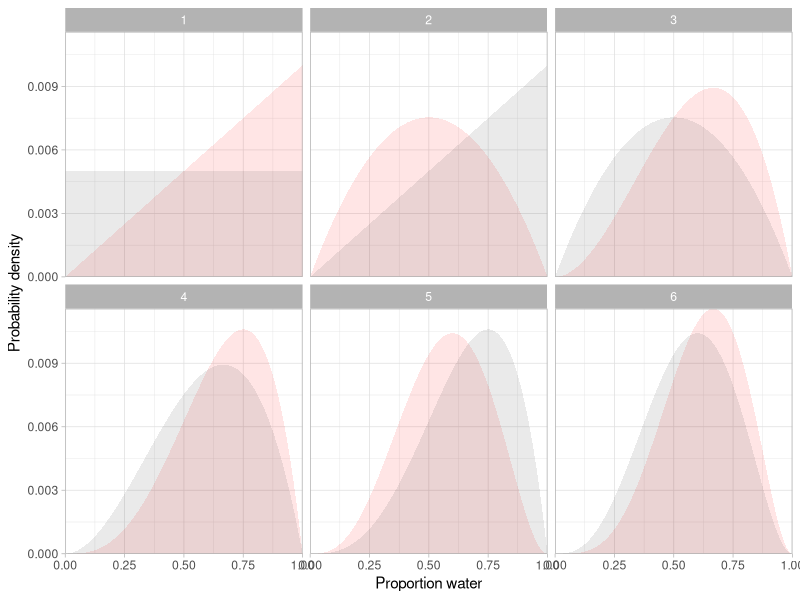
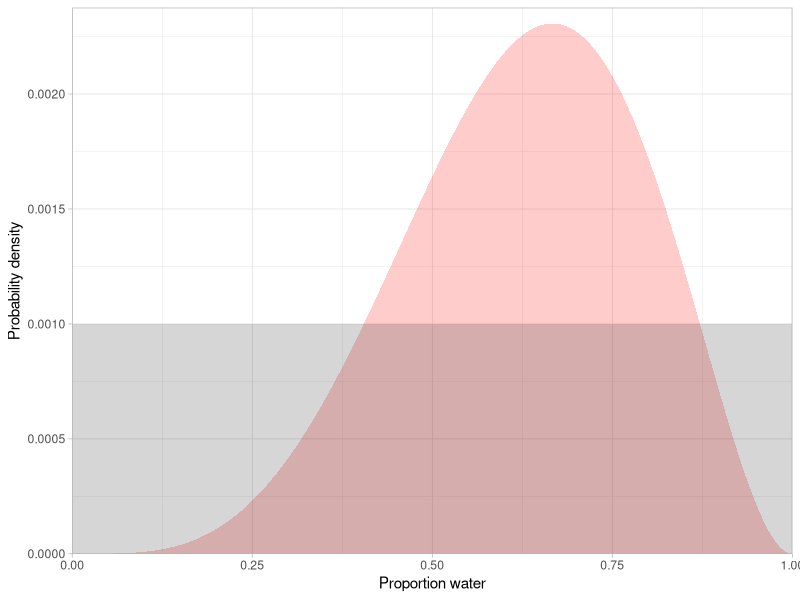
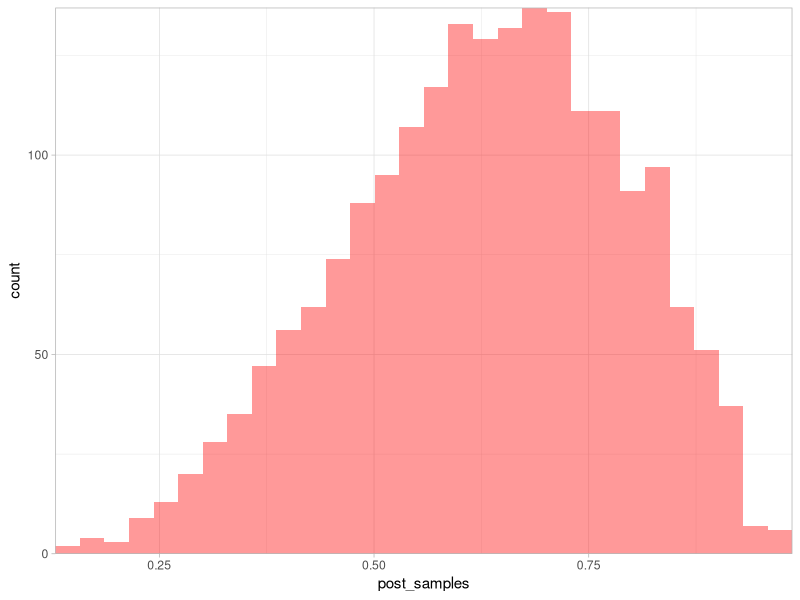
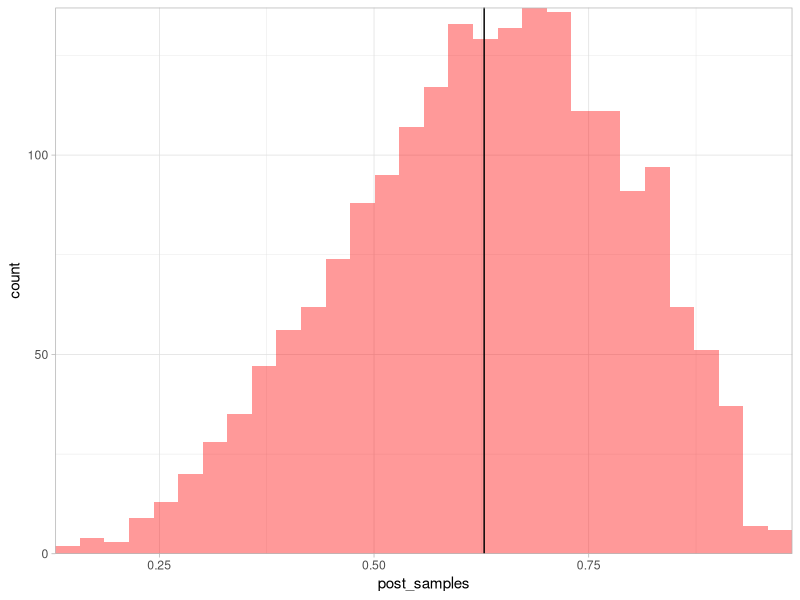
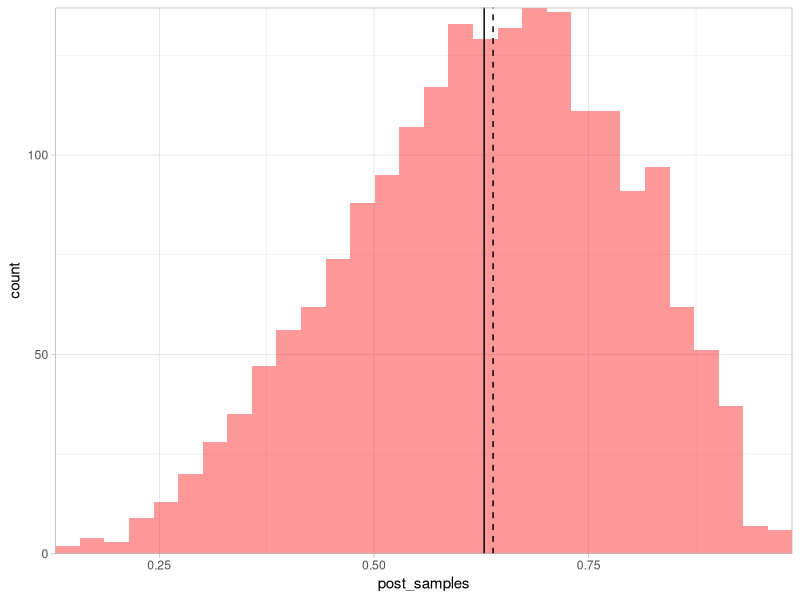
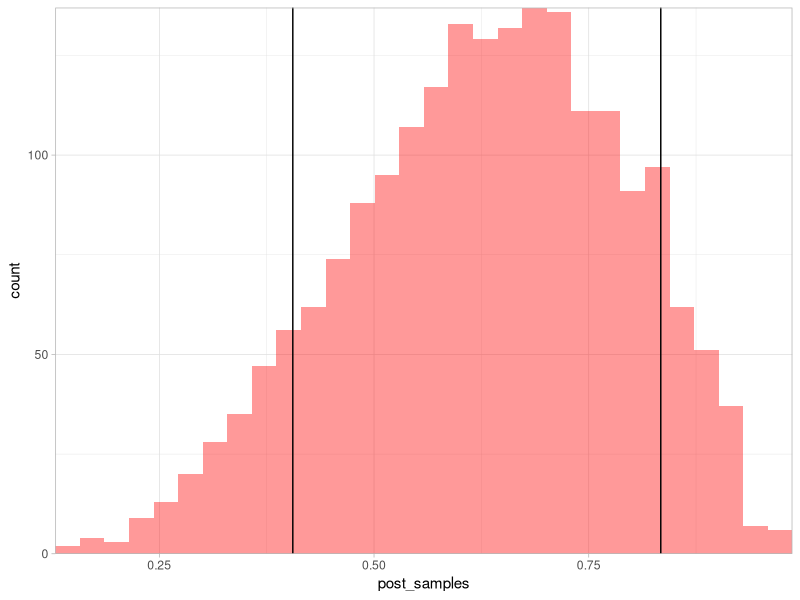
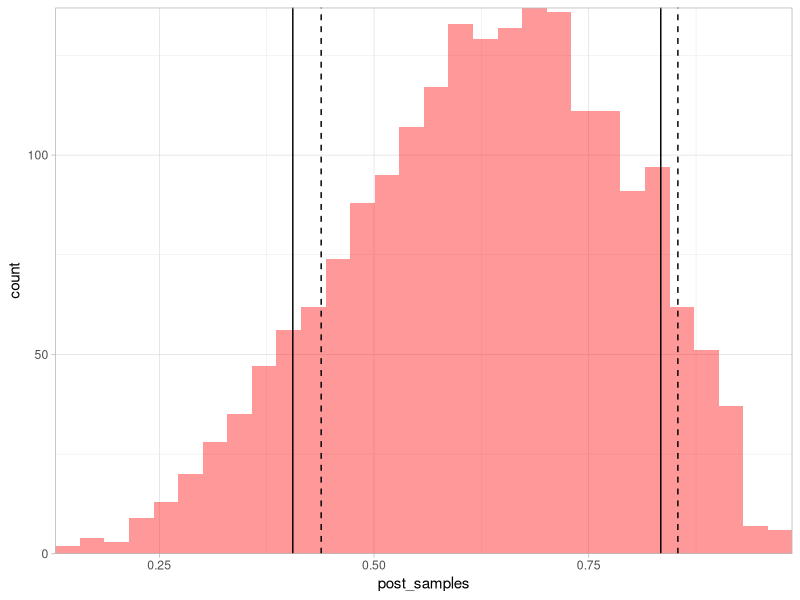
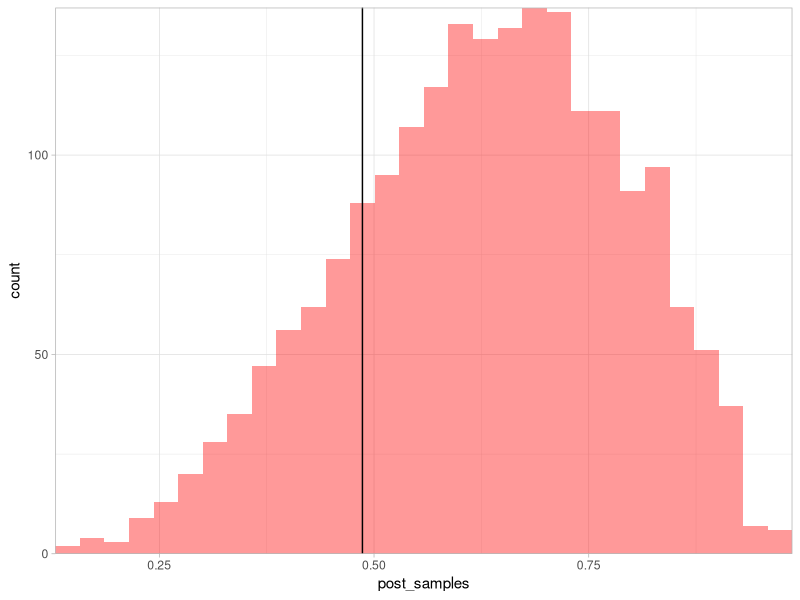

Here is the R script that generated these plots, in order:
## ---- chunk 1
knitr::opts_chunk$set(
  collapse = TRUE,
  comment = "#>",
  fig.width = 6,
  fig.asp = 0.618,
  fig.align = "center"
)
## ---- chunk 2
library(ggplot2)
library(dplyr)
theme_set(theme_light())
## ---- chunk 3
dat <- c("W", "L", "W", "W", "L", "W") # data we collected
dat <- ifelse(dat == "W", 1, 0) # 1 if water, 0 if land

p <- seq(0, 1, length.out = 200) # a sequence of 'proportions water' to evaluate

# --------------------
# try different priors:
prior <- dunif(p, 0, 1)
# prior <- dbinom(2, size = 3, prob = p)
# prior <- dbinom(7, size = 10, prob = p)
# prior <- dbinom(71, size = 100, prob = p)
# prior <- dbinom(5, size = 10, prob = p)
# prior <- dnorm(p, mean = 0.5, sd = 0.3)
# prior <- dbeta(p, shape1 = 3, shape2 = 2)
# prior <- dnorm(p, mean = 0.5, sd = 0.25);prior[1:100] <- 0
# --------------------

prior <- prior / sum(prior) # make the prior sum to 1

out <- list()
for (i in seq_along(dat)) {
  likelihood <- dbinom(sum(dat[i]), size = 1, prob = p) # data likelihood
  posterior <- likelihood * prior                       # Bayes rule numerator
  posterior <- posterior / sum(posterior)               # make it sum to 1
  out[[i]] <- data.frame(p, prior, posterior, toss = i) # save it
  prior <- posterior                                    # for next time around
}
out <- bind_rows(out)

ggplot(out, aes(x = p, ymax = posterior, ymin = 0, group = toss)) +
  geom_ribbon(alpha = 0.1, fill = "red") +
  geom_ribbon(aes(x = p, ymax = prior, ymin = 0), alpha = 0.1) +
  coord_cartesian(expand = FALSE) +
  xlab("Proportion water") +
  ylab("Probability density") +
  facet_wrap(~toss)
## ---- chunk 4
N <- 1000 # bigger for smoother histogram plots below
p <- seq(0, 1, length.out = N)

prior <- dunif(p, 0, 1) / length(p)
# prior <- dbinom(2, size = 3, prob = p)
# prior <- dnorm(p, mean = 0.5, sd = 0.25)
# prior <- dbeta(p, shape1 = 3, shape2 = 2)
# prior <- dnorm(p, mean = 0.5, sd = 0.25);prior[1:100] <- 0
# prior <- c(1:250, 250:1)
prior <- prior / sum(prior)

likelihood <- dbinom(sum(dat), size = length(dat), prob = p)
posterior <- likelihood * prior
posterior <- posterior / sum(posterior)

ggplot(tibble(posterior, prior), 
  aes(x = p, ymax = posterior, ymin = 0)) +
  geom_ribbon(alpha = 0.2, fill = "red") +
  geom_ribbon(aes(x = p, ymax = prior, ymin = 0), alpha = 0.2) +
  coord_cartesian(expand = FALSE, ylim = c(0, 1.03 * max(c(posterior, prior)))) +
  xlab("Proportion water") +
  ylab("Probability density")
## ---- chunk 5
post_samples <- sample(p, prob = posterior, size = 2000, replace = TRUE)
## ---- chunk 6
g <- ggplot(tibble(post_samples), aes(post_samples)) + 
  geom_histogram(bins = 30, alpha = 0.4, fill = "red") +
  coord_cartesian(expand = FALSE)
g
## ---- chunk 7
q <- mean(post_samples)
g + geom_vline(xintercept = q)

q_median <- median(post_samples)
g + geom_vline(xintercept = q) + geom_vline(xintercept = q_median, lty = 2)
## ---- chunk 8
q <- quantile(post_samples, probs = c(0.1, 0.9))
g + geom_vline(xintercept = q)
## ---- chunk 9
q_hpd <- coda::HPDinterval(coda::as.mcmc(post_samples), prob = 0.8)
q_hpd <- as.numeric(q_hpd)
q_hpd
g + geom_vline(xintercept = q) + geom_vline(xintercept = q_hpd, lty = 2)
## ---- chunk 10
threshold_sample <- floor(0.2 * length(post_samples))
length(post_samples)
threshold_sample
q <- sort(post_samples)[threshold_sample]
q
g + geom_vline(xintercept = q)
## ---- chunk 11
sum(post_samples > 0.5) / length(post_samples)
mean(post_samples > 0.5)
g + geom_vline(xintercept = 0.5)
## ---- chunk 12
mean(post_samples > 0.6 & post_samples < 0.8)
g + geom_vline(xintercept = c(0.6, 0.8))
